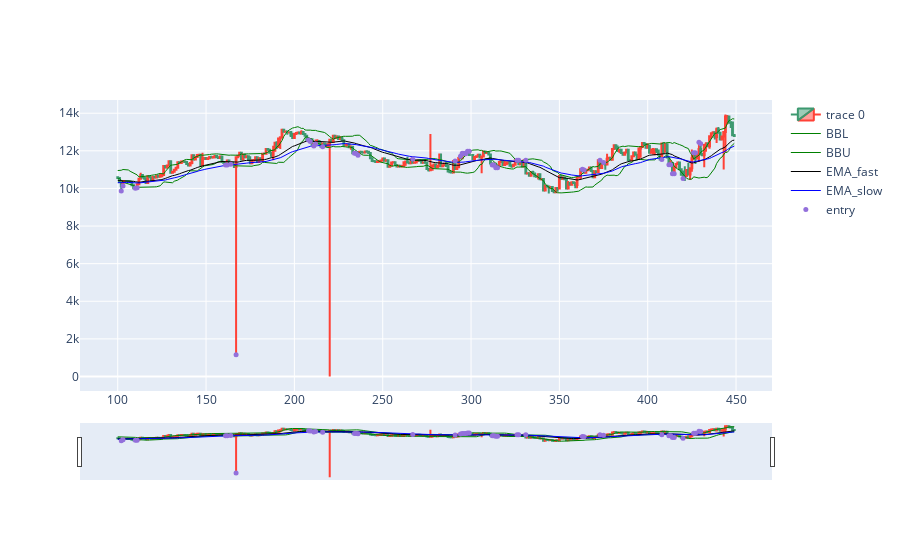

Write notebook code for a chart like this one.
### Code cell
%pip install plotly

import plotly.graph_objects as go
from plotly.subplots import make_subplots
from datetime import datetime
st=100
dfpl = df[st:st+350]
#dfpl.reset_index(inplace=True)
fig = go.Figure(data=[go.Candlestick(x=dfpl.index,
                open=dfpl['Open'],
                high=dfpl['High'],
                low=dfpl['Low'],
                close=dfpl['Close']),

                go.Scatter(x=dfpl.index, y=dfpl['BB_lower'], 
                           line=dict(color='green', width=1), 
                           name="BBL"),
                go.Scatter(x=dfpl.index, y=dfpl['BB_upper'], 
                           line=dict(color='green', width=1), 
                           name="BBU"),
                go.Scatter(x=dfpl.index, y=dfpl['EMA_fast'], 
                           line=dict(color='black', width=1), 
                           name="EMA_fast"),
                go.Scatter(x=dfpl.index, y=dfpl['EMA_slow'], 
                           line=dict(color='blue', width=1), 
                           name="EMA_slow")])

fig.add_scatter(x=dfpl.index, y=dfpl['pointpos'], mode="markers",
                marker=dict(size=5, color="MediumPurple"),
                name="entry")

fig.show()

### Figure 1 — Plotly figure (JSON) as saved in the notebook; plotly's stock layout.template omitted (floating-point values rounded to 4 significant figures; data arrays with more than 128 entries replaced by an {"elided": "..."} marker saying what was removed)
{"data": [{"close": {"elided": "350 float values"}, "high": {"elided": "350 float values"}, "low": {"elided": "350 float values"}, "open": {"elided": "350 float values"}, "type": "candlestick", "x": {"elided": "350 int values"}}, {"line": {"color": "green", "width": 1}, "name": "BBL", "type": "scatter", "x": {"elided": "350 int values"}, "y": {"elided": "350 float values"}}, {"line": {"color": "green", "width": 1}, "name": "BBU", "type": "scatter", "x": {"elided": "350 int values"}, "y": {"elided": "350 float values"}}, {"line": {"color": "black", "width": 1}, "name": "EMA_fast", "type": "scatter", "x": {"elided": "350 int values"}, "y": {"elided": "350 float values"}}, {"line": {"color": "blue", "width": 1}, "name": "EMA_slow", "type": "scatter", "x": {"elided": "350 int values"}, "y": {"elided": "350 float values"}}, {"marker": {"color": "MediumPurple", "size": 5}, "mode": "markers", "name": "entry", "type": "scatter", "x": {"elided": "350 int values"}, "y": {"elided": "350 float values"}}], "layout": {}}
